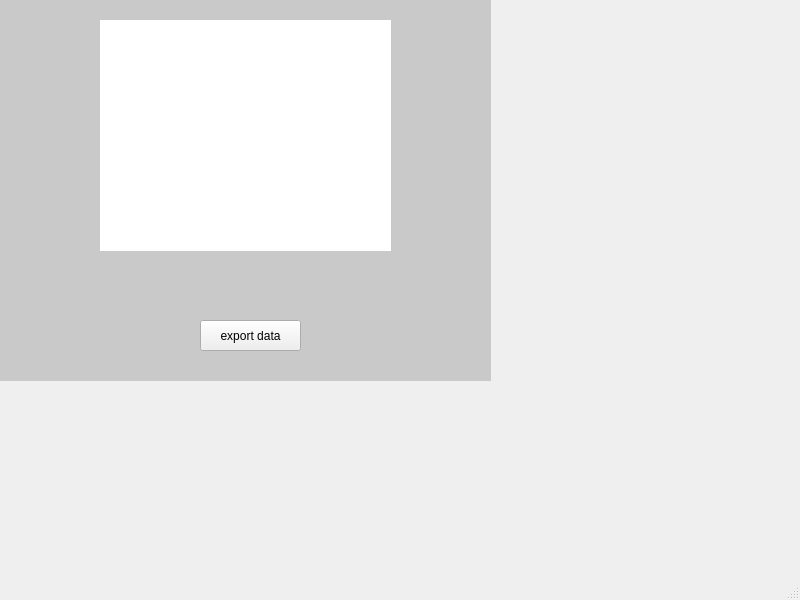
<?xml version="1.0" encoding="UTF-8"?>
<ui version="4.0">
 <class>MainWindow</class>
 <widget class="QMainWindow" name="MainWindow">
  <property name="geometry">
   <rect>
    <x>0</x>
    <y>0</y>
    <width>800</width>
    <height>600</height>
   </rect>
  </property>
  <property name="windowTitle">
   <string>MainWindow</string>
  </property>
  <widget class="QWidget" name="centralwidget">
   <widget class="QLabel" name="label">
    <property name="geometry">
     <rect>
      <x>0</x>
      <y>-10</y>
      <width>491</width>
      <height>391</height>
     </rect>
    </property>
    <property name="styleSheet">
     <string notr="true">background-color: #c9c9c9;



</string>
    </property>
    <property name="text">
     <string/>
    </property>
   </widget>
   <widget class="QLabel" name="label_2">
    <property name="geometry">
     <rect>
      <x>100</x>
      <y>20</y>
      <width>291</width>
      <height>231</height>
     </rect>
    </property>
    <property name="styleSheet">
     <string notr="true">background-color: #ffffff; 



</string>
    </property>
    <property name="text">
     <string/>
    </property>
   </widget>
   <widget class="QPushButton" name="pushButton">
    <property name="geometry">
     <rect>
      <x>200</x>
      <y>320</y>
      <width>101</width>
      <height>31</height>
     </rect>
    </property>
    <property name="text">
     <string>export data</string>
    </property>
   </widget>
  </widget>
  <widget class="QMenuBar" name="menubar">
   <property name="geometry">
    <rect>
     <x>0</x>
     <y>0</y>
     <width>800</width>
     <height>18</height>
    </rect>
   </property>
  </widget>
  <widget class="QStatusBar" name="statusbar"/>
 </widget>
 <resources/>
 <connections/>
</ui>
